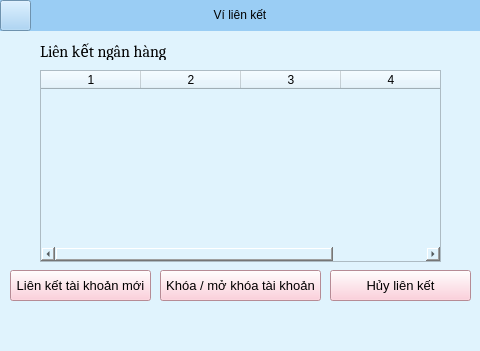
<?xml version="1.0" encoding="UTF-8"?>
<ui version="4.0">
 <class>vilienket_form</class>
 <widget class="QMainWindow" name="vilienket_form">
  <property name="geometry">
   <rect>
    <x>0</x>
    <y>0</y>
    <width>480</width>
    <height>351</height>
   </rect>
  </property>
  <property name="windowTitle">
   <string>Ví liên kết</string>
  </property>
  <property name="styleSheet">
   <string notr="true">background-color: rgb(224, 243, 253);</string>
  </property>
  <widget class="QWidget" name="centralwidget">
   <widget class="QPushButton" name="btn_return">
    <property name="geometry">
     <rect>
      <x>0</x>
      <y>0</y>
      <width>31</width>
      <height>31</height>
     </rect>
    </property>
    <property name="styleSheet">
     <string notr="true">background-color: rgb(154, 205, 244);</string>
    </property>
    <property name="text">
     <string/>
    </property>
    <property name="icon">
     <iconset>
      <normaloff>../../../Downloads/left-arrow.png</normaloff>../../../Downloads/left-arrow.png</iconset>
    </property>
   </widget>
   <widget class="QLabel" name="label">
    <property name="geometry">
     <rect>
      <x>0</x>
      <y>0</y>
      <width>480</width>
      <height>31</height>
     </rect>
    </property>
    <property name="styleSheet">
     <string notr="true">background-color: rgb(154, 205, 244);
font: 16pt &quot;Cambria&quot;;</string>
    </property>
    <property name="text">
     <string>&lt;html&gt;&lt;head/&gt;&lt;body&gt;&lt;p align=&quot;center&quot;&gt;Ví liên kết&lt;/p&gt;&lt;/body&gt;&lt;/html&gt;</string>
    </property>
   </widget>
   <widget class="QTableWidget" name="tbl_lienketnh">
    <property name="geometry">
     <rect>
      <x>40</x>
      <y>70</y>
      <width>401</width>
      <height>192</height>
     </rect>
    </property>
    <property name="columnCount">
     <number>4</number>
    </property>
    <column/>
    <column/>
    <column/>
    <column/>
   </widget>
   <widget class="QPushButton" name="btn_lktkmoi">
    <property name="geometry">
     <rect>
      <x>10</x>
      <y>270</y>
      <width>141</width>
      <height>31</height>
     </rect>
    </property>
    <property name="font">
     <font>
      <pointsize>10</pointsize>
     </font>
    </property>
    <property name="styleSheet">
     <string notr="true">background-color: rgb(255, 194, 209);
</string>
    </property>
    <property name="text">
     <string>Liên kết tài khoản mới</string>
    </property>
   </widget>
   <widget class="QPushButton" name="btn_khoatk">
    <property name="geometry">
     <rect>
      <x>160</x>
      <y>270</y>
      <width>161</width>
      <height>31</height>
     </rect>
    </property>
    <property name="font">
     <font>
      <pointsize>10</pointsize>
     </font>
    </property>
    <property name="styleSheet">
     <string notr="true">background-color: rgb(255, 194, 209);
</string>
    </property>
    <property name="text">
     <string>Khóa / mở khóa tài khoản</string>
    </property>
   </widget>
   <widget class="QPushButton" name="btn_huylk">
    <property name="geometry">
     <rect>
      <x>330</x>
      <y>270</y>
      <width>141</width>
      <height>31</height>
     </rect>
    </property>
    <property name="font">
     <font>
      <pointsize>10</pointsize>
     </font>
    </property>
    <property name="styleSheet">
     <string notr="true">background-color: rgb(255, 194, 209);
</string>
    </property>
    <property name="text">
     <string>Hủy liên kết</string>
    </property>
   </widget>
   <widget class="QLabel" name="label_2">
    <property name="geometry">
     <rect>
      <x>40</x>
      <y>40</y>
      <width>181</width>
      <height>20</height>
     </rect>
    </property>
    <property name="font">
     <font>
      <family>Cambria</family>
      <pointsize>12</pointsize>
     </font>
    </property>
    <property name="text">
     <string>Liên kết ngân hàng</string>
    </property>
    <property name="alignment">
     <set>Qt::AlignLeading|Qt::AlignLeft|Qt::AlignVCenter</set>
    </property>
   </widget>
   <zorder>label</zorder>
   <zorder>btn_return</zorder>
   <zorder>tbl_lienketnh</zorder>
   <zorder>btn_lktkmoi</zorder>
   <zorder>btn_khoatk</zorder>
   <zorder>btn_huylk</zorder>
   <zorder>label_2</zorder>
  </widget>
  <widget class="QMenuBar" name="menubar">
   <property name="geometry">
    <rect>
     <x>0</x>
     <y>0</y>
     <width>480</width>
     <height>18</height>
    </rect>
   </property>
  </widget>
  <widget class="QStatusBar" name="statusbar"/>
 </widget>
 <resources/>
 <connections/>
</ui>
